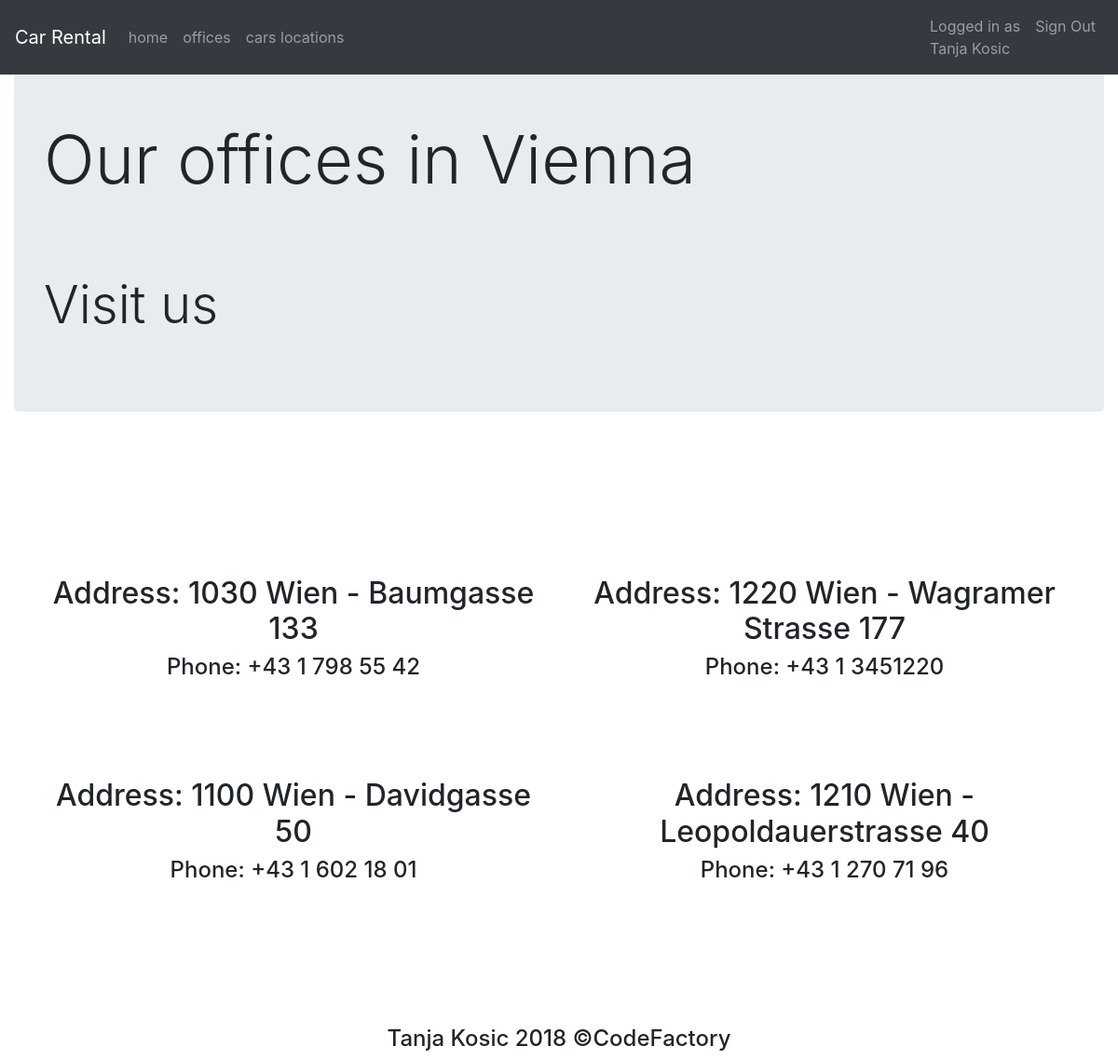
Screenshot of /offices.php (signed in) with the database file from the repository.
### tables this page shows
CREATE TABLE `users` (
  `user_id` int(11) NOT NULL,
  `first_name` varchar(30) NOT NULL,
  `last_name` varchar(30) NOT NULL,
  `gender` varchar(30) NOT NULL,
  `birthdate` date DEFAULT NULL,
  `user_email` varchar(60) NOT NULL,
  `user_pass` varchar(255) NOT NULL
);

CREATE TABLE `offices` (
  `offices_id` int(11) NOT NULL,
  `address` varchar(100) DEFAULT NULL,
  `phone` varchar(100) DEFAULT NULL,
  `lat` double NOT NULL,
  `lnt` double NOT NULL
);

### offices.php (the view, shortened to what this page needs)
<?php
  	include_once 'dbconnect.php';
	$query = "SELECT * FROM users WHERE user_id=".$_SESSION['user'];
	$res = mysqli_query($conn, $query);
	$userRow = mysqli_fetch_assoc($res);
?>
<?php include('navbar.php'); ?>
	<div class="jumbotron">
		<h1 class="text-left display-3 mt-3">Our offices in Vienna</h1>
		<br>
		<p class="lead display-4 mt-5">Visit us</p>
	</div>
<?php
  $sql2 = "SELECT * FROM offices";
  $result2 = $conn->query($sql2);
	if ($result2->num_rows > 0) {
	    echo '
	    <main role="main" class="main">
	      <div class="album py-5 ">
	        <div class="container">
	        	<div class="row mt-5">
	            ';
	while($row2 = $result2->fetch_assoc()) {
	      	echo '
	            <div class="col-sm-6 text-center mb-5">
		            <div class="centered">
		            	<div><img src="http://prg.pragueairport.co.uk/wp-content/uploads/car-rental.jpg" alt="" width="100%"></div>
		            	<br>
		                <h2>Address: '. $row2["address"] .'</h2>
		                <h4>Phone: ' . $row2["phone"] . '</h4>
		            </div>
	            </div>
	          ';
	      	}
	      	echo '
	      		</div>
	        </div>
	      </div>
	    </main>';
	} else {
	    echo '0 results';
}
?>
<?php include('footer.php'); ?>

### navbar.php (shortened to what this page needs)
<!DOCTYPE html>
<html>
<head>
  <link rel="stylesheet" href="https://maxcdn.bootstrapcdn.com/bootstrap/4.0.0-beta.2/css/bootstrap.min.css"
>
</head>
<body>
  <nav class="navbar navbar-expand-lg navbar-dark bg-dark fixed-top">
    <a class="navbar-brand" href="home.php">Car Rental</a>
    <div class="collapse navbar-collapse" id="navbarsExampleDefault">
      <ul class="navbar-nav mr-auto">
        <?php if(isset($_SESSION['user'])) { ?>
          <li class="nav-item">
            <a class="nav-link" href="home.php">home</a>
          </li>
           <li class="nav-item">
            <a class="nav-link" href="offices.php">offices</a>
          </li>
          <li class="nav-item">
            <a class="nav-link" href="cars_locations.php">cars locations</a>
          </li>
        </ul>
        <ul class="navbar-nav ml-auto">
          <li class="nav-item">
            <a class="nav-link" href="account.php">Logged in as<br>
              <?php echo $userRow['first_name'] . ' ' . $userRow['last_name'];  ?>
            </a>
          </li>
          <li class="nav-item">
            <a class="nav-link" href="logout.php?logout">Sign Out</a>
          </li>
        <?php } ?>
      </ul>
    </div>
  </nav>
  <div class="container-fluid mt-5" id="all_container">

### footer.php (shortened to what this page needs)
	</div>
	<div class="mt-5 footer">
		<div class="container">
			<h4 class="text-center">Tanja Kosic 2018 &copyCodeFactory </h4>
		</div>
	</div>
</body>
</html>

### rows the page displays
users: first_name "Tanja", last_name "Kosic"
offices: address "1030 Wien - Baumgasse 133", phone "+43 1 798 55 42"
offices: address "1220 Wien - Wagramer Strasse 177", phone "+43 1 3451220"
offices: address "1100 Wien - Davidgasse 50", phone "+43 1 602 18 01"
offices: address "1210 Wien - Leopoldauerstrasse 40", phone "+43 1 270 71 96"
